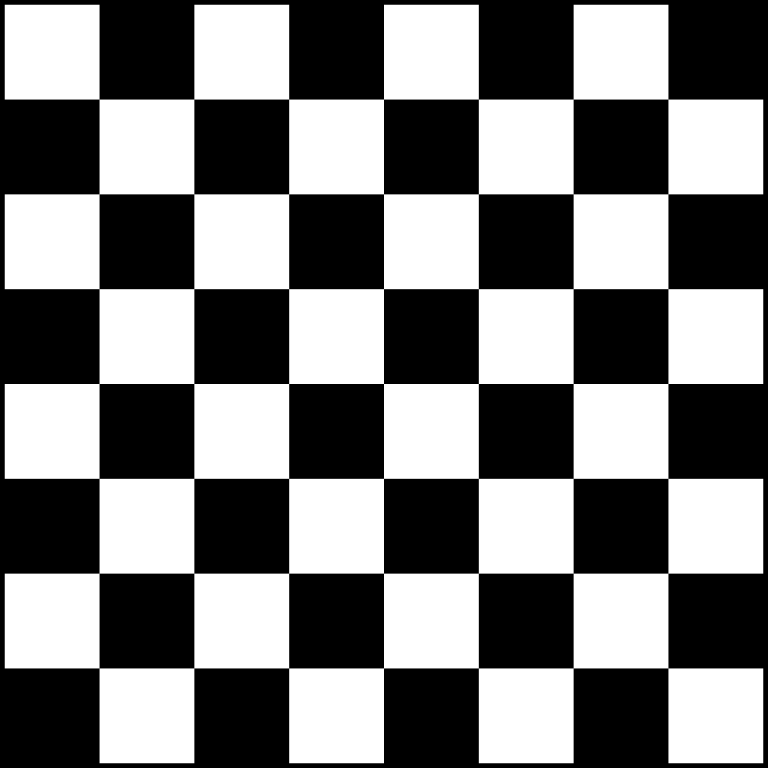
//> input picture RotateImg/img_2.png, 768 x 768 px
$ ./main   (built with g++ and OpenCV 4)
//> lines starting //> are read from the running program, lines starting //| are printed output that depends on the picture; after the words box and inside, x2 and y2 are one past the last pixel; in counts of white or black regions, pixels touching at a corner belong together
//> further down, img is the input picture: 768 rows x 768 cols, CV_8UC3; min 0, max 255, mean 124.4
#include <iostream>
#include <iomanip>
#include <vector>

#include <opencv2/core.hpp>
#include <opencv2/highgui.hpp>
#include <opencv2/imgcodecs.hpp>
#include <opencv2/imgproc.hpp>

#define RAD 0
#define DEG 1
#define PI 3.14159265358979323846

#include <Eigen/Dense>

using namespace Eigen;
using namespace std;
using namespace cv;

void callback(int event, int x, int y, int flags, void * userdata) {
    system("CLS");
    cout << "(x,y): (" <<  setw(3) << x << ", " << setw(3) << y << ")";
}

Mat rotateImgPart(Mat img, double x, double y, double width, double height, double angle, int mode = RAD) {
//> called with x = 400, y = 400, width = 100, height = 100, angle = 90, mode = 1
    Mat rotatedImg = img.clone();

    Matrix3d R, T1, T2;
    Vector3d p[4], pc, f[4];

    p[0] << x, y, 1;
    p[1] << x + width, y, 1;
    p[2] << x + width, y + height, 1;
    p[3] << x, y + height, 1;
    pc = (p[0] + p[2])/2;

    if(mode == DEG) {
        angle *= PI/180;
    }

    T1 <<      1,      0, 0,
               0,      1, 0,
          -pc[0], -pc[1], 1;

    T2 <<     1,     0, 0,
              0,     1, 0,
          pc[0], pc[1], 1;

    R << cos(angle) , sin(angle), 0,
         -sin(angle), cos(angle), 0,
                   0,          0, 1;

    for(int i = 0; i < 4; i++) {
        f[i] = p[i].transpose() * T1 * R * T2;
    }

    vector<vector<vector<int>>> v;
    vector<vector<int>> tmp1;
    vector<int> tmp2;

    for(int k = 0; k < 3; k++) {
        tmp2.push_back(0);
    }

    for(int j = 0; j < width + 1; j++) {
        tmp1.push_back(tmp2);
    }

    for(int i = 0; i < height + 1; i++) {
        v.push_back(tmp1);
    }

    Vector3d a, d;
    Vec3b pixels[(int) ((width + 1) * (height + 1))];

    int c = 0;
    for(int i = 0; i < height + 1; i++) {
        for(int j = 0; j < width + 1; j++) {
            Vec3b pixel = rotatedImg.at<Vec3b>(y + i, x + j); // BGR
            pixels[c++] = pixel;

            v[i][j][0] = (int) pixel[0]; // B
            v[i][j][1] = (int) pixel[1]; // G
            v[i][j][2] = (int) pixel[2]; // R
            //cout << rotatedImg.at<Vec3b>(y + i, x + j) << endl;
            rotatedImg.at<Vec3b>(y + i, x + j) = {0,0,0};


        }
    }
//> this loop made 101 passes
//> c on passes 1 to 12: 101, 202, 303, 404, 505, 606, 707, 808, 909, 1010, 1111, 1212
//> rotatedImg: 768 rows x 768 cols, CV_8UC3; 1.15% of pixels changed, all inside (x1, y1, x2, y2) = (400, 400, 501, 501)
//> after the loop, c = 10201

    c = 0;
    // [7 lines of commented-out code are left out]

    for(int i = 0; i < height + 1; i++) {
        for(int j = 0; j < width + 1; j++) {
            a << x + j, y + i, 1;
            d = a.transpose() * T1 * R * T2;
            //cout << d.transpose() << endl;
            //int nX = cvRound((double) d[0]), nY = cvRound((double) d[1]);
            rotatedImg.at<Vec3b>(d[1], d[0]) = pixels[c++];
            //cout << a.transpose() << endl;
        }
    }
//> rotatedImg: 768 rows x 768 cols, CV_8UC3; min 0, max 255, mean 124.4
//> after the loop, c = 10201

    for(int i = 0; i < 4; i++) {
        line(rotatedImg, Point(f[i][0], f[i][1]), Point(f[(i + 1) % 4][0], f[(i + 1) % 4][1]), Scalar(0,255,0));
    }
//> rotatedImg: 768 rows x 768 cols, CV_8UC3; mean B, G, R 124.3, 124.5, 124.3

    return rotatedImg;
}

int main() {
    Mat img = imread("./img_2.png");
    Mat r[5];

    r[0] = rotateImgPart(img, 400, 400, 100, 100, 90, DEG);
    r[1] = rotateImgPart(img, 100, 100, 50, 50, 180, DEG);
//> the loop in rotateImgPart (call 2), `for(int i = 0; i < height + 1; i++)` made 51 passes
//> c on passes 1 to 12: 51, 102, 153, 204, 255, 306, 357, 408, 459, 510, 561, 612
//> after the loop in rotateImgPart (call 2), `for(int i = 0; i < height + 1; i++)`: rotatedImg: 768 rows x 768 cols, CV_8UC3; 0.44% of pixels changed, all inside (x1, y1, x2, y2) = (100, 100, 151, 151)
    r[2] = rotateImgPart(img, 200, 200, 150, 150, 270, DEG);
//> call 3 of rotateImgPart, with x = 200, y = 200, width = 150, height = 150, angle = 270, mode = 1
//> the loop in rotateImgPart (call 3), `for(int i = 0; i < height + 1; i++)` made 151 passes
//> c on passes 1 to 3: 151, 302, 453
//> after the loop in rotateImgPart (call 3), `for(int i = 0; i < height + 1; i++)`: rotatedImg: 768 rows x 768 cols, CV_8UC3; 2.02% of pixels changed, all inside (x1, y1, x2, y2) = (200, 200, 351, 351)
//> after the loop in rotateImgPart (call 3), `for(int i = 0; i < height + 1; i++)`: c = 22801
//> after the loop in rotateImgPart (call 3), `for(int i = 0; i < height + 1; i++)`: rotatedImg: 768 rows x 768 cols, CV_8UC3; min 0, max 255, mean 124.4
//> after the loop in rotateImgPart (call 3), `for(int i = 0; i < 4; i++)`:
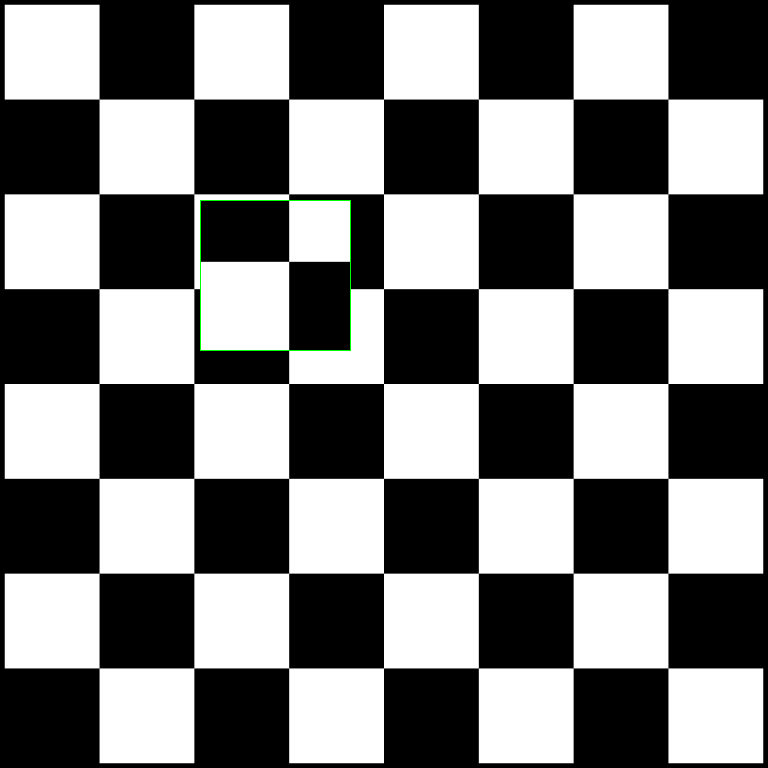
//> rotatedImg: 768 rows x 768 cols, CV_8UC3; mean B, G, R 124.2, 124.5, 124.2
    r[3] = rotateImgPart(img, img.cols / 2, img.rows / 2, 75, 75, 30, DEG);
//> call 4 of rotateImgPart, with x = 384, y = 384, width = 75, height = 75, angle = 30, mode = 1
//> the loop in rotateImgPart (call 4), `for(int i = 0; i < height + 1; i++)` made 76 passes
//> c on passes 1 to 12: 76, 152, 228, 304, 380, 456, 532, 608, 684, 760, 836, 912
//> after the loop in rotateImgPart (call 4), `for(int i = 0; i < height + 1; i++)`:
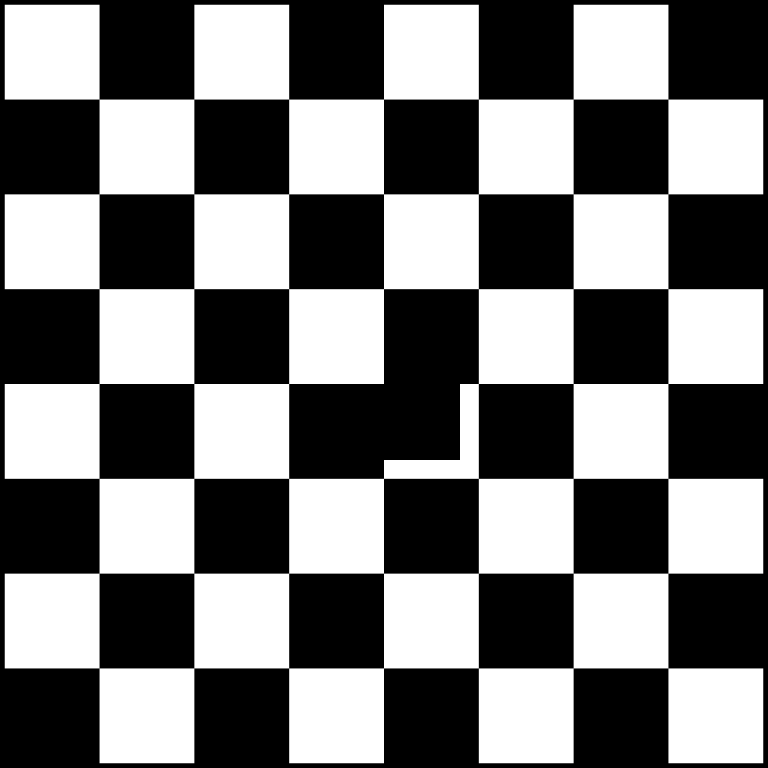
//> rotatedImg: 768 rows x 768 cols, CV_8UC3; 0.98% of pixels changed, all inside (x1, y1, x2, y2) = (384, 384, 460, 460)
//> after the loop in rotateImgPart (call 4), `for(int i = 0; i < height + 1; i++)`: c = 5776
//> after the loop in rotateImgPart (call 4), `for(int i = 0; i < height + 1; i++)`:
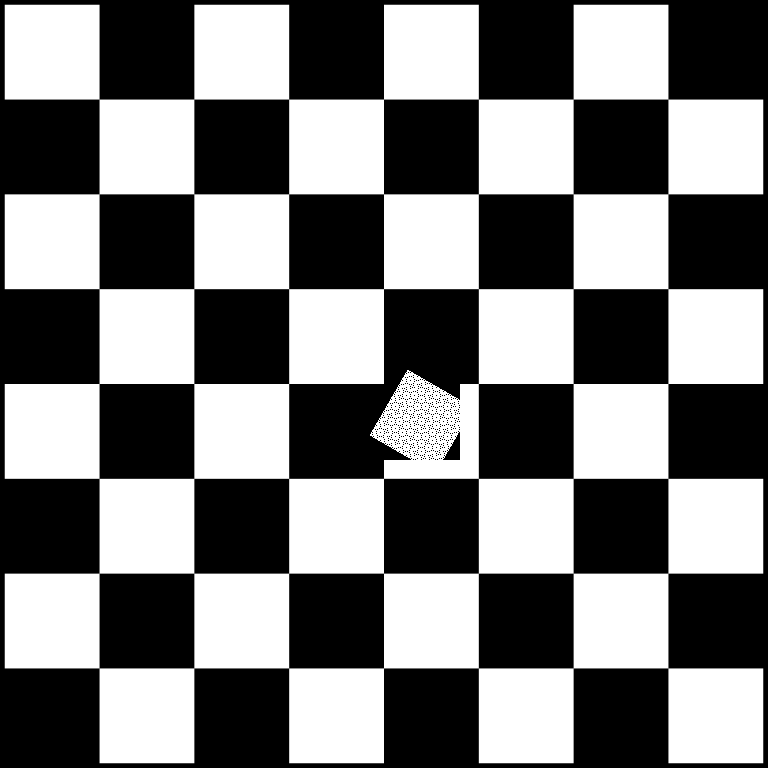
//> rotatedImg: 768 rows x 768 cols, CV_8UC3; 0.79% of pixels changed, all inside (x1, y1, x2, y2) = (370, 370, 460, 460)
//> after the loop in rotateImgPart (call 4), `for(int i = 0; i < 4; i++)`:
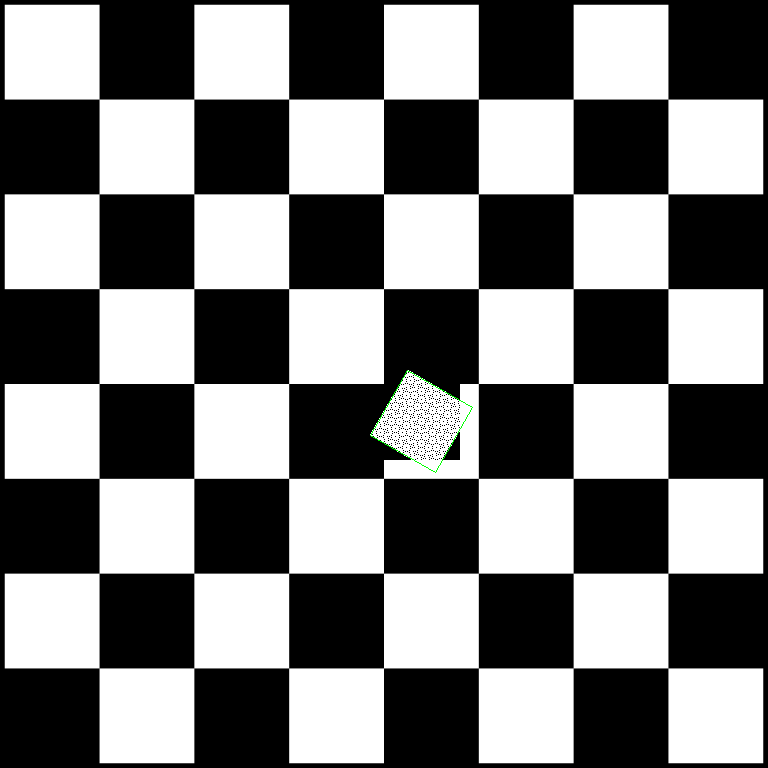
//> rotatedImg: 768 rows x 768 cols, CV_8UC3; 260 pixels changed, all inside (x1, y1, x2, y2) = (370, 370, 473, 473)
    r[4] = rotateImgPart(img, 150, 150, 300, 300, 60, DEG);
//> the loop in rotateImgPart (call 5), `for(int i = 0; i < height + 1; i++)` made 301 passes
//> c on passes 1 to 3: 301, 602, 903
//> after the loop in rotateImgPart (call 5), `for(int i = 0; i < height + 1; i++)`:
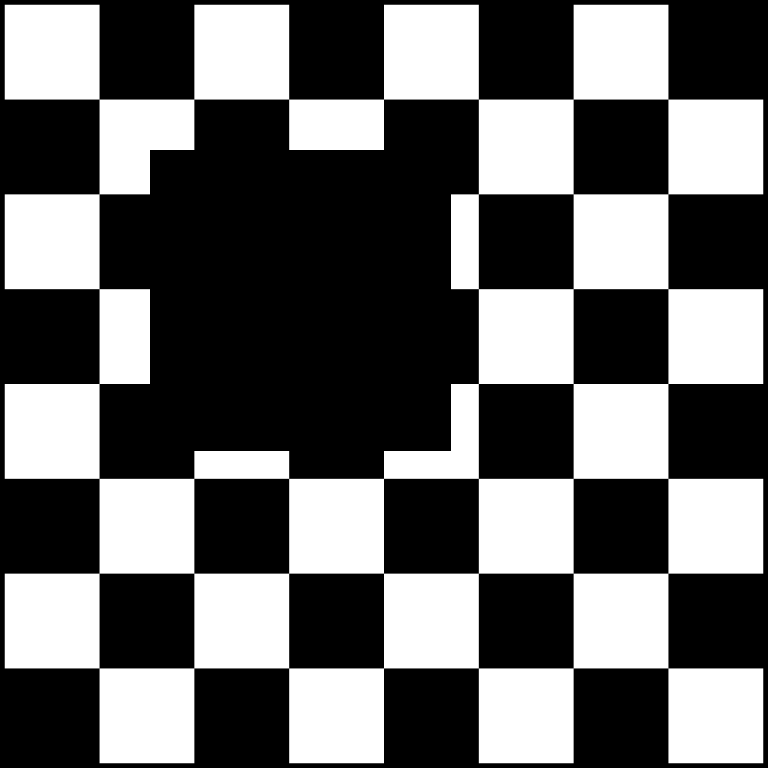
//> rotatedImg: 768 rows x 768 cols, CV_8UC3; 7.83% of pixels changed, all inside (x1, y1, x2, y2) = (150, 150, 451, 451)
//> after the loop in rotateImgPart (call 5), `for(int i = 0; i < height + 1; i++)`: c = 90601
//> after the loop in rotateImgPart (call 5), `for(int i = 0; i < height + 1; i++)`:
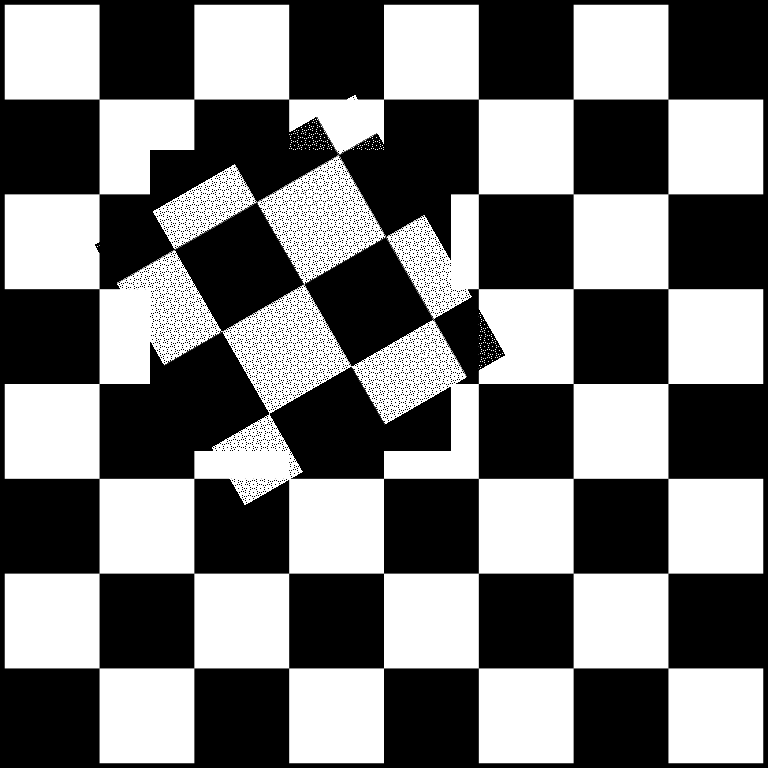
//> rotatedImg: 768 rows x 768 cols, CV_8UC3; 6.42% of pixels changed, all inside (x1, y1, x2, y2) = (95, 95, 505, 505)
//> after the loop in rotateImgPart (call 5), `for(int i = 0; i < 4; i++)`:
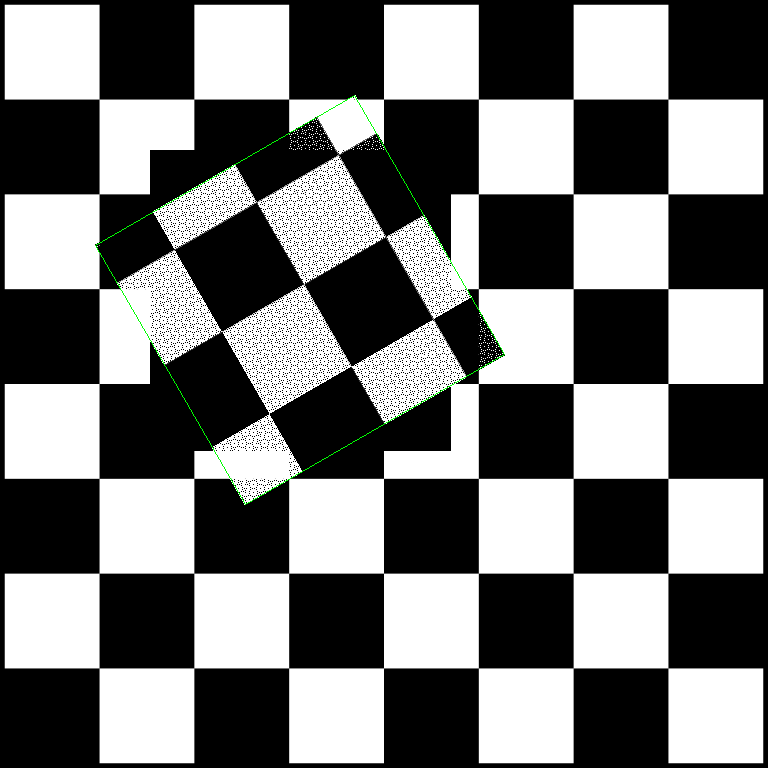
//> rotatedImg: 768 rows x 768 cols, CV_8UC3; 0.18% of pixels changed, all inside (x1, y1, x2, y2) = (95, 95, 505, 505)

    Vector3d p[4], pc;

    // [9 lines of commented-out code are left out]

    imshow("Makako", img);
    imshow("Makako_0", r[0]);
    imshow("Makako_1", r[1]);
    imshow("Makako_2", r[2]);
    imshow("Makako_3", r[3]);
    imshow("Makako_4", r[4]);

    setMouseCallback("Makako", callback);
    waitKey(0);

    // [18 lines of commented-out code are left out]
}
